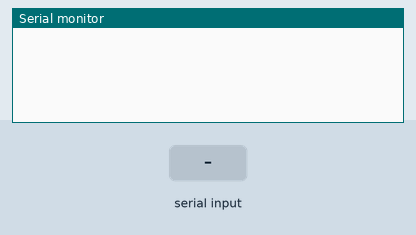
Recording of a sketch running on a simulated Arduino Uno, built with avr-gcc and run on an emulated ATmega328P. Shown: the last lines printed to the serial monitor. The test bench sets the inputs (shaded band).

Above: at 1.2 s.
1.3 s: "90,45\n" received over Serial
At 2.1 s:
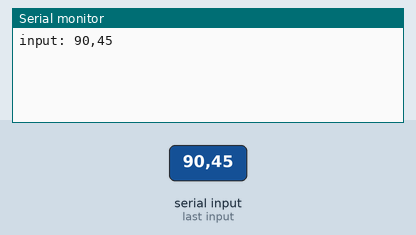
2.8 s: "5\n" received over Serial
At 4.3 s:
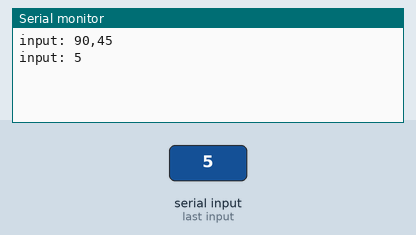

The sketch:

templateActuatorWithSerialIO.ino
```cpp
// 2023 Daniel Carvalho Frulane de Souza

// NOTE: For using the Serial IO for debugging as CAN, each input must be of size 8 bytes,
// since every CAN message in the system is going to be of this size.
// input values equal to the predefined messages are reserved for their messages.
// For instance, to represent the ERROR value 0.0 we must write on serial: 00000.0;
// The SerialIO debugging simplifies some functionalities, it is important to check what is different

#include <stdio.h>
#include <SPI.h>
#include <mcp2515.h>
#include <string.h>

/* For adding a new node based on this template, change the values of all "SUBSTITUTE" sections */

/* INCLUDE CONSTANT VALUES FOR EACH MESSAGE, THEN ADD RESTRICTIONS ON THE activateFunctions CALLS*/
// example:
// int HEXADECIMAL_IDENTIFIER_SENSOR_BIOMETRIC = 0x032;
// int HEXADECIMAL_IDENTIFIER_SENSOR_RFID = 0x032;

// it is possible to add other messages
int CAN_DEFAULT_LENGTH = 8; // size of data messages in bytes
int delayResetTimeout = 300;

int CENTRAL_PROCESSING_ID = 0x000;
float CENTRAL_PROCESSING_MESSAGE_FATAL_ERROR = 0.0;
float CENTRAL_PROCESSING_MESSAGE_CONNECTION = 1.0;
float CENTRAL_PROCESSING_MESSAGE_READING_STATE = 2.0;

int AUTOMATION_PROCESSING_ID = 0x001;
float AUTOMATION_PROCESSING_MESSAGE_TURN_OFF = 3.0;
float AUTOMATION_PROCESSING_MESSAGE_TURN_ON = 4.0;

boolean automationStateIsTrue = 0;
String* pointerToACompleteString = NULL; // points to a string finished with the special character

char stringDelimiter[] = ";"; // special character

int SPI_CS_Pin = 10; // pinout for the mcp2515

MCP2515 mcp2515(SPI_CS_Pin);
can_frame canMessageIncoming;


// -- linked list codes for individual sensors used by the actuator
// Each message must be processed either as a sensor or as a operation function from the main nodes

struct sensor{
    int hexadecimalIdentifier;
    String messageConcatenatedString;
    struct sensor* next;
};
typedef struct sensor sensor;

sensor* headListOfSensors = NULL;

void addSensorToActuator(int hexadecimalIdentifier){
    sensor* newSensor = (sensor*) calloc(1,sizeof(sensor));
    newSensor->hexadecimalIdentifier = hexadecimalIdentifier;
    newSensor->messageConcatenatedString = "";
    newSensor->next = NULL;

    if (headListOfSensors == NULL) {
        headListOfSensors = newSensor;
    }
    else {
        sensor* current = headListOfSensors;
        while (current->next != NULL) {
            current = current->next;
        }
        current->next = newSensor;
    }
}


// -- Cryptography to be implemented

void decryptCharListOfSize(char* encryptedCharList, int size){
    for(int i = 0; i < size; i++){
        encryptedCharList[i] = decryptCharacter(encryptedCharList[i]);
    }
}

char decryptCharacter(char encryptedCharacter){
    return encryptedCharacter;
}


// -- Main Functions

void setup() {
    Serial.begin(9600);
    while(Serial.available() > 0) { // flushes buffer
        char t = Serial.read();
    }

    SPI.begin();

    mcp2515.reset(); // resets CAN
    mcp2515.setBitrate(CAN_500KBPS, MCP_8MHZ);
    mcp2515.setNormalMode();

    /* SUBSTITUTE HERE 1 FUNCTION CALL FOR ADDING ON THE LINKED LIST FOR EACH SENSOR */
    // example: addSensorToActuator(0x123);

    // both Central Processing and Automation Processing must be in all actuator nodes
    addSensorToActuator(0x000); // Central processing (adaptation)
    addSensorToActuator(0x001); // Central processing (adaptation)
    addSensorToActuator(0x002); // Central processing (adaptation)
    addSensorToActuator(0x003); // Automation procesing (adaptation)
    addSensorToActuator(0x004); // Automation procesing (adaptation)
}

void loop() {
    if (Serial.available() > 0) {
        String receivedString = Serial.readStringUntil('\n');
        Serial.println("input: " + receivedString);
        appendStringToAdequateMessageAndUpdatePointer(receivedString, convertCompleteStringToFloat(&receivedString));
        if(isACompleteString(*pointerToACompleteString)){
            float value = convertCompleteStringToFloat(pointerToACompleteString);
            float canId = convertCompleteStringToFloat(pointerToACompleteString);
            Serial.println("CanId and Value = " + (String) value);
            if(canId == 0x000 || canId == 0x001 || canId == 0x002){
                Serial.println("Central Processing Message");
                if (value == CENTRAL_PROCESSING_MESSAGE_FATAL_ERROR){
                    resetSystem();
                    Serial.println("Reseted system");
                }
            }
            else if (canId == 0x003 || canId == 0x004) {
                Serial.println("Automation Processing Message");
                if (value == AUTOMATION_PROCESSING_MESSAGE_TURN_ON){
                    automationStateIsTrue = 1;
                    Serial.println("Activated Automation State");
                }
                else if (value == AUTOMATION_PROCESSING_MESSAGE_TURN_OFF){
                    automationStateIsTrue = 0;
                    Serial.println("Deactivated Automation State");
                }
            }
            else if(automationStateIsTrue){
                activateFunctions(canId, value);
            }
            *pointerToACompleteString = "";
        }
    }
}

void resetSystem(){ // in case of an error, the actuator must return to it's original state
    automationStateIsTrue = 0;
    resetMessageStrings();
    /* SUBSTITUTE HERE ANY ADDITIONAL RESETS*/
}

void resetMessageStrings(){
    sensor* current = headListOfSensors;
    while (current != NULL) {
        current->messageConcatenatedString = "";
        current = current->next;
    }
}

void appendStringToAdequateMessageAndUpdatePointer(String toAppend, int hexadecimalIdentifier){
    sensor* current = headListOfSensors;
    while (current != NULL) {
        if(current->hexadecimalIdentifier == hexadecimalIdentifier){
            current->messageConcatenatedString += toAppend;
            break;
        }
        current = current->next;
    }
    if(isACompleteString(current->messageConcatenatedString)){
        pointerToACompleteString = &(current->messageConcatenatedString);
    }
}

bool isACompleteString(String toCheck){ // verifies if the special character exists in the string
    return toCheck.indexOf(stringDelimiter) != -1;
}

float convertCompleteStringToFloat(String* messagePointer){
    String message = *messagePointer;
    message.remove(message.length() - 1, 1); // removes the special character, which is in the last position
    return atof(message.c_str()); // conversion string -> float
}

/* SUBSTITUTE APROPRIATE ACTIVATION FUNCTIONS ACTUATORS FOR EACH HEXADECMAL IDENTIFIER */
void activateFunctions(int hexadecimalIdentifier, float reading){

    //activateFunction1(reading);
    //activateFunction2(reading);
    // other functions
}

/* CREATE ACTIVATION FUNCTIONS */

void activateFunction1(float reading){
    Serial.println("output1: " + (String) reading);
}

void activateFunction2(float reading){
    Serial.println("output2: " + (String) reading);
}
```

Measured:
- after the input at 1.3 s, the serial monitor: prints a new line at once (image 1)
- after the input at 2.8 s, the serial monitor: prints a new line at once (image 2)
